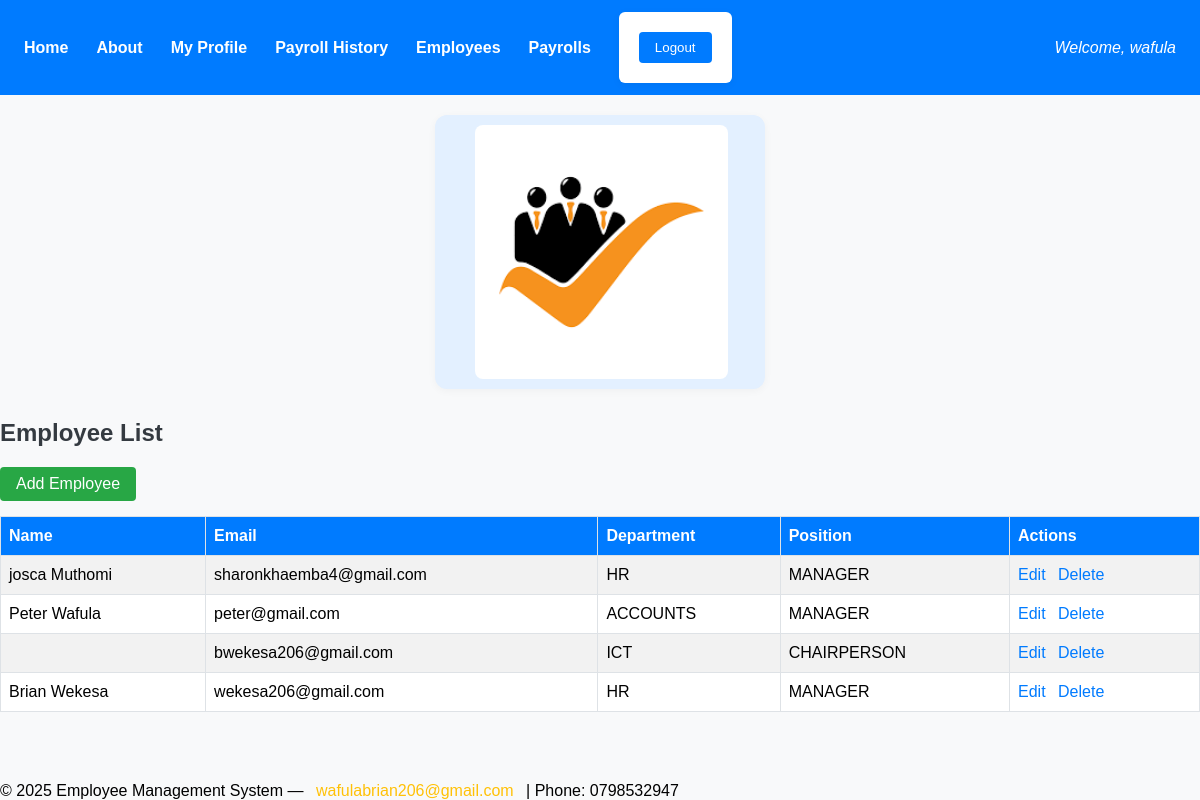
The app's page /employees/ (signed in), older data.
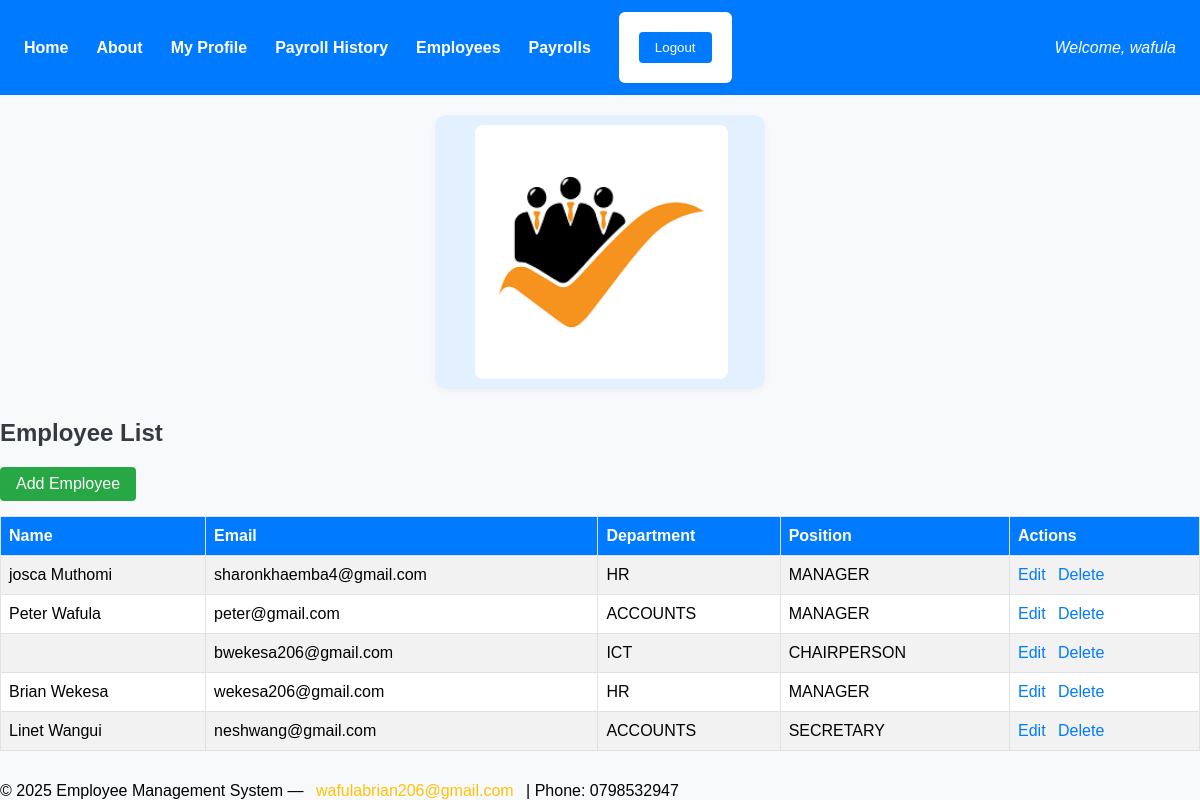
The same page, newer data.
### employees/models.py (models this page shows, shortened)
class Employee(models.Model):
    user = models.OneToOneField(User, on_delete=models.CASCADE, null=True, blank=True)
    GENDER_CHOICES = [
        ('M', 'Male'),
        ('F', 'Female'),
    ]
    first_name = models.CharField(max_length=100)
    last_name = models.CharField(max_length=100)
    email = models.EmailField(unique=True)
    gender = models.CharField(max_length=1, choices=GENDER_CHOICES)
    phone = models.CharField(max_length=15)
    hire_date = models.DateField()
    department = models.ForeignKey(Department, on_delete=models.SET_NULL, null=True)
    position = models.ForeignKey(Position, on_delete=models.SET_NULL, null=True)
    status = models.CharField(max_length=20, default='Active')
    profile_pic = models.ImageField(upload_to='profile_pics/', null=True, blank=True)

class Department(models.Model):
    name = models.CharField(max_length=100)
    def __str__(self):
        return self.name

class Position(models.Model):
    title = models.CharField(max_length=100)
    def __str__(self):
        return self.title

### employees/views.py (the view)
# urls.py: path('employees/', views.employee_list, name='employee_list'),
@user_passes_test(is_staff)
def employee_list(request):
    employees = Employee.objects.all()
    return render(request, 'employees/employee_list.html', {'employees': employees})

### employees/views.py (called while the page is built)
def is_staff(user):
    return user.is_staff

### employees/templates/employees/employee_list.html
{% extends 'base.html' %}
{% block content %}
<h2>Employee List</h2>
<a href="{% url 'employee_create' %}" class="add-btn">Add Employee</a>
<table class="employee-table">
    <tr>
        <th>Name</th>
        <th>Email</th>
        <th>Department</th>
        <th>Position</th>
        <th>Actions</th>
    </tr>
    {% for employee in employees %}
    <tr>
        <td>{{ employee.first_name }} {{ employee.last_name }}</td>
        <td>{{ employee.email }}</td>
        <td>{{ employee.department }}</td>
        <td>{{ employee.position }}</td>
        <td>
            <a href="{% url 'employee_update' employee.pk %}">Edit</a>
            <a href="{% url 'employee_delete' employee.pk %}">Delete</a>
        </td>
    </tr>
    {% empty %}
    <tr>
        <td colspan="5">No employees found.</td>
    </tr>
    {% endfor %}
</table>
{% endblock %}

Row changes from the older to the newer data that the page shows:
added Employee: first_name "Linet", last_name "Wangui", email "neshwang@gmail.com", department "ACCOUNTS", position "SECRETARY"
